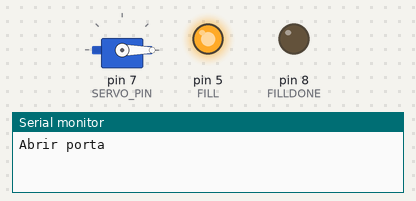
This sketch was run on a simulated Arduino Uno, built with avr-gcc and run on an emulated ATmega328P. On the bench: servo, output pins drawn as LEDs (lit = HIGH), the last lines printed to the serial monitor.

Above: at 5.0 s.
At 15.0 s:
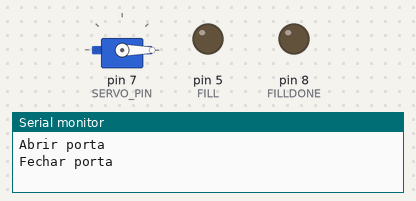
Timing chart, 0 to 26.0 s (numbered marks = the images above):
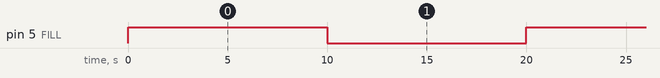

The sketch:

cafeteira.ino
```cpp
#include <Servo.h>

// Sinais de controle do motor e sensor de agua
#define SERVO_PIN 7
#define WATER_PIN A0

// Sinais para outros grupos
#define FILL 5      // Grupo da bomba de água
#define LID 3       // Grupo que abre e fecha a tampa
#define FILLDONE 8  // Avisar que terminou de encher a água
const unsigned long waterDelay = 25*1000; // 25 segundos

Servo s;
int pos;
int idealThreshold = 50;
int counterWater = 0;

int readWaterLevel() {
  int level = analogRead(WATER_PIN);

  // Etapa para verificar o nivel conforme seu threshold
  if (level <= idealThreshold) {
    Serial.print("Nivel de Agua: Baixo ("); Serial.print(level); Serial.println(")");
  } else {
    Serial.print("Nivel de Agua: OK ("); Serial.print(level); Serial.println(")");
  }

  return level;
}

// Despeja agua na cafeteira
void throwWater(bool maxWater, bool lid) {
  // Se a tampa da cafeteira estiver aberta e a agua estiver no nivel maximo, despeja a agua.
  if(lid && maxWater){
      Serial.println("Liberando fluxo de agua");
      // Libera o fluxo de agua
      s.write(90);
      Serial.println("Evacoando...");
      // Tempo para vasao de agua
      counterWater++;
      delay(waterDelay);
      Serial.println("Bloqueando fluxo de agua");
      // Bloqueia o fluxo de agua
      s.write(0);
      //delay(waterDelay);

  }
}

// Verifica se a tampa esta aberta
bool openLid() {
    return digitalRead(LID) == HIGH ? true : false;
}

// Avisa para a outra equipe se precisa encher ou não
void fillBottle(bool maxWater){
    if(maxWater){
      digitalWrite(FILL, LOW); // Avisa que não precisa encher
    }else{
      digitalWrite(FILL, HIGH);  // Avisa que precisa encher
    }
}

// Verifica o nivel de agua
bool checkWater(){
    return readWaterLevel() > idealThreshold ? true : false;
}

// Configuração inicial
void setup() {
    Serial.begin(9600);
    s.attach(SERVO_PIN);
    s.write(0); // Começa o programa com o fluxo de agua bloqueado
    pinMode(FILL, OUTPUT);
    pinMode(LID, INPUT);
    pinMode(FILLDONE, OUTPUT);
}

void loop() {
  fillBottle(false);
  Serial.println("Abrir porta");
  delay(10000);
  fillBottle(true);
  Serial.println("Fechar porta");
  delay(10000);
  /*
    // Lê informação do nivel de agua
    bool maxWater = checkWater();
    // Verifica se pode encher a garrafa ou não
    fillBottle(maxWater);
    // Verifica se a tampa esta aberta
    bool lid = openLid();
    lid = true;
    // Verifica se pode despejar a agua
    throwWater(lid, maxWater);

    if (counterWater >= 2){
      digitalWrite(FILLDONE, HIGH);
      counterWater = 0;
      fillBottle(maxWater);
    }else{
      digitalWrite(FILLDONE, LOW);
    }
    delay(100);
    */
}
```

Measured:
- by itself, pin 5 (FILL): alternates HIGH for 10.0 s and LOW for 10.0 s
